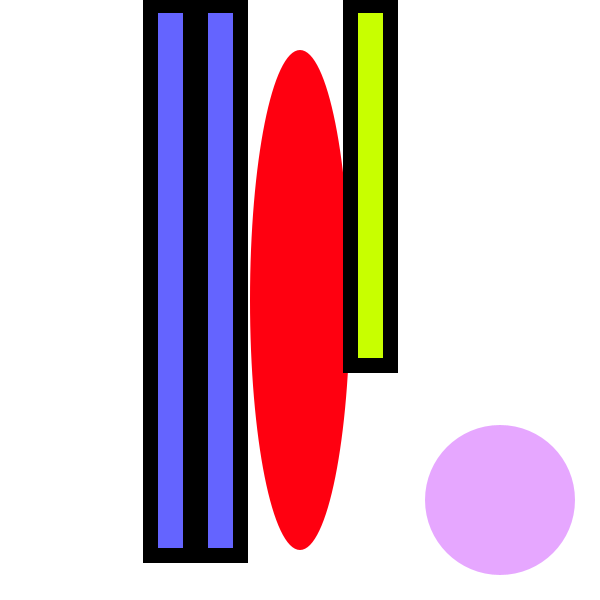
Frame 1 (no input)
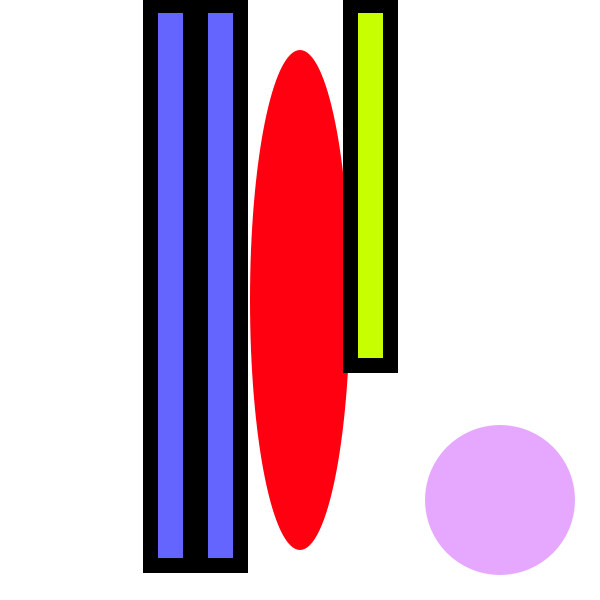
Frame 60 (the mouse pressed at the canvas centre just before this capture)
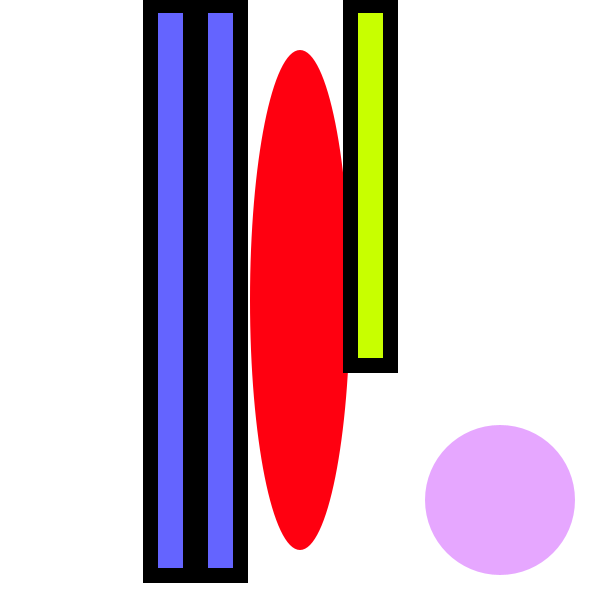
Frame 120 (the mouse held since frame 60 and released just before this capture)

The Processing sketch that drew these frames (run headless with seeded random() and noise(); from frame 60 on, the mouse is pressed at the canvas centre):

// Processing sketch: processing_144421
// ── processing_144421.pde

// Konkuk University
// Department of Dynamic Media
// SOS iDesign
// Name: Hyeri Jeong
// ID: 201420107

void setup() {
  size (600, 600);
  smooth();
}

void draw() {
  background(255);

  noStroke();
  fill(230, 167, 255);
  ellipse(500, 500, 150, 150);

  //hour-big pink ellipse

  noStroke();
  fill(255, 0, hour()*4);
  ellipse(300, 300, hour()*25, 500);

  //minute-right rect

  stroke(0);
  strokeWeight(15);
  fill(200, 255, 0);
  rect(350, 5, 40, minute()*10);

  //second-left rect

  stroke(0);
  strokeWeight(15);
  fill(100, 100, 255);
  rect(200, 5, 40, second()*10+10);  
  stroke(0);
  strokeWeight(15);
  fill(100, 100, 255);
  rect(150, 5, 40, second()*10+10);
}
